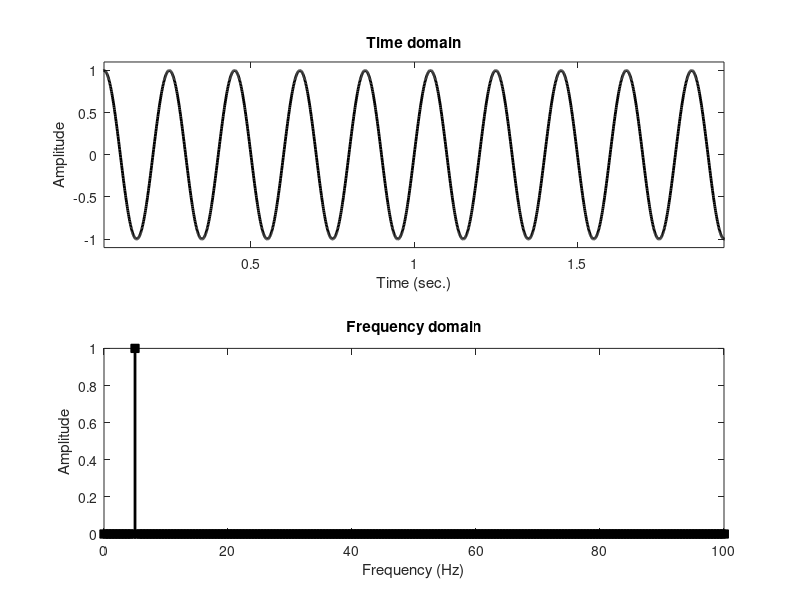

This chart was generated by the following MATLAB code: (Note: this script raises an error after producing the figure.)
%% Code for Section 1: Nontechnical summary
% This code is for learning the Fourier transform.

% mikexcohen.com

%%

%% VIDEO: Course pitch

%%

srate = 1000;
time = 0:1/srate:3;

x = (1+sin(2*pi*2*time)) .* cos(sin(2*pi*5*time)+time);
xx = 2*abs(fft(x)/length(x));

figure(1), clf
subplot(211)
plot(time,x,'k','linew',3)
xlabel('Time (sec.)')
ylabel('Amplitude')
title('Time domain')


subplot(212)
hz = linspace(0,srate,length(x));
stem(hz,xx.^2,'k','linew',3,'markersize',5,'markerfacecolor','k')
set(gca,'xlim',[0 30])
xlabel('Frequencies (Hz)')
ylabel('Amplitude')
title('Frequency domain')

%%

%% VIDEO: non-technical introduction

%%

%% 1D examples

srate = 1000;
time  = 0:1/srate:2-1/srate;
n     = length(time);
hz    = linspace(0,srate,n);

%%% pure sine wave
signal = sin(2*pi*5*time);

% %%% multispectral wave
% signal = 2*sin(2*pi*5*time) + 3*sin(2*pi*7*time) + 6*sin(2*pi*14*time);
% 
% %%% white noise
% signal = randn(size(time));
% 
% %%% Brownian noise (aka random walk)
% signal = cumsum(randn(size(time)));
% 
% %%% 1/f noise
% ps   = exp(1i*2*pi*rand(1,n/2)) .* .1+exp(-(1:n/2)/50);
% ps   = [ps ps(:,end:-1:1)];
% signal = real(ifft(ps)) * n;
% 
% %%% square wave
% signal = zeros(size(time));
% signal(sin(2*pi*3*time)>.9) = 1;
% 
% %%% AM (amplitude modulation)
% signal = 10*interp1(rand(1,10),linspace(1,10,n),'spline') .* sin(2*pi*40*time);
% 
% %%% FM (frequency modulation)
% freqmod = 20*interp1(rand(1,10),linspace(1,10,n));
% signal  = sin( 2*pi * (10*time + cumsum(freqmod)/srate) );
% 
% %%% filtered noise
% signal = randn(size(time));
% s  = 5*(2*pi-1)/(4*pi);       % normalized width
% fx = exp(-.5*((hz-10)/s).^2); % gaussian
% fx = fx./max(fx);             % gain-normalize
% signal = 20*real( ifft( fft(signal).*fx) );



% compute amplitude spectrum
ampl = 2*abs(fft(signal)/n);

% plot in time domain
figure(1), clf
subplot(211)
plot(time,signal,'k','linew',2)
xlabel('Time (sec.)'), ylabel('Amplitude')
title('Time domain')
set(gca,'xlim',[time(1)+.05 time(end)-.05],'ylim',[min(signal)*1.1 max(signal)*1.1])

% plot in frequency domain
subplot(212)
stem(hz,ampl,'k-s','linew',2,'markerfacecolor','k')
xlabel('Frequency (Hz)'), ylabel('Amplitude')
title('Frequency domain')
set(gca,'xlim',[0 100])


%% 2D examples


%%% gabor patch
width = 20;   % width of gaussian
sphs  = pi/4; % sine phase

lims = [-91 91];
##[x,y] = ndgrid(lims(1):lims(2),lims(1):lims(2));
##xp = x*cos(sphs) + y*sin(sphs);
##yp = y*cos(sphs) - x*sin(sphs);
##gaus2d = exp(-(xp.^2 + yp.^2) ./ (2*width^2));
##sine2d = sin( 2*pi*.02*xp );
##img = sine2d .* gaus2d;


 %%% white noise
## img = randn(size(img));
 
 
 %%% portrait
 mars = imread('mars.png');
 imgL  = double(mean(mars,3));
 
 
 %%% low-pass filtered mars
 width = .1;   % width of gaussian (normalized Z units)
 [x,y] = ndgrid(zscore(1:size(imgL,1)),zscore(1:size(imgL,2)));
 gaus2d= exp(-(x.^2 + y.^2) ./ (2*width^2)); % add 1- at beginning to invert filter
 imgX  = fftshift(fft2(imgL));
 img   = real(ifft2(fftshift(imgX.*gaus2d)));
% 
% 
% %%% high-pass filtered mars
% width = .3;   % width of gaussian (normalized Z units)
% [x,y] = ndgrid(zscore(1:size(imgL,1)),zscore(1:size(imgL,2)));
% gaus2d= 1-(exp(-(x.^2 + y.^2) ./ (2*width^2))); % add 1- at beginning to invert filter
% imgX  = fftshift(fft2(imgL));
% img   = real(ifft2(fftshift(imgX.*gaus2d)));
% 
% 
% 
% %%% phase-scrambled mars
% imgX  = fftshift(fft2(imgL));
% powr2 = abs(imgX);
% phas2 = angle(imgX);
% img   = real(ifft2(fftshift( powr2.*exp(1i*reshape(phas2(randperm(numel(phas2))),size(phas2))) )));





% power and phase spectra
imgX  = fftshift(fft2(img));
powr2 = log(abs(imgX));
phas2 = angle(imgX);


figure(2), clf
subplot(121)
imagesc(img), axis square
title('Space domain')

subplot(222)
imagesc(powr2), axis square
nhalf = round(sum(abs(lims))/2);
title('Amplitude spectrum')

subplot(224)
imagesc(phas2), axis square
nhalf = round(sum(abs(lims))/2);
title('Phase spectrum')

%% done.
